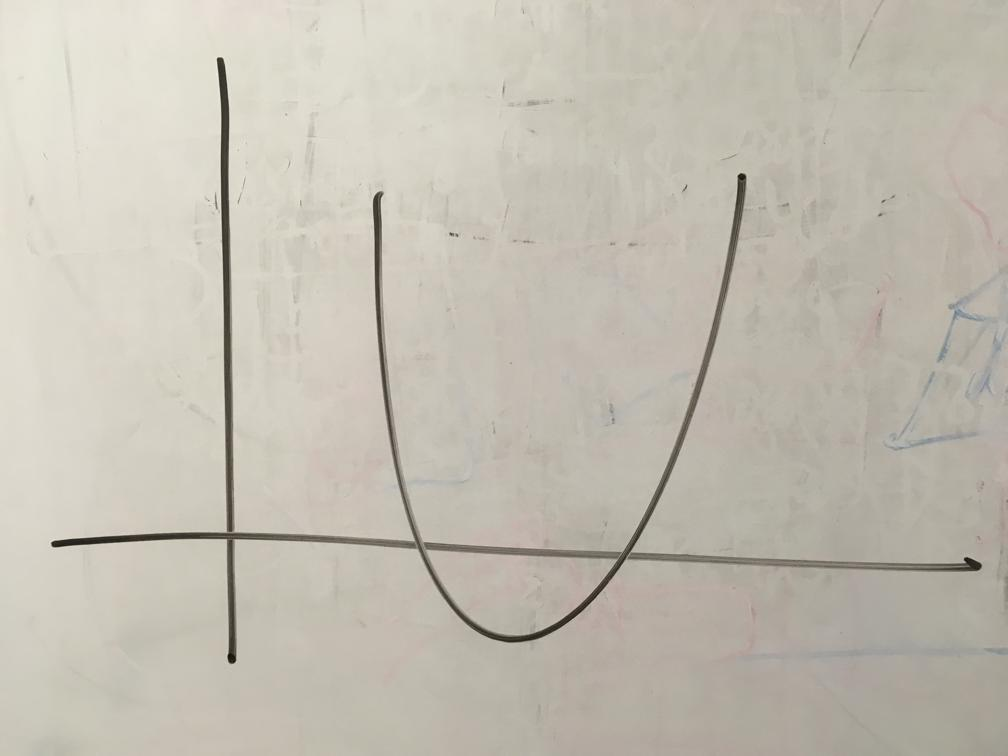
#> input picture Trab2_Vision/exemplo1.jpg, 1008 x 756 px
$ python polygon.py
#> lines starting #> are read from the running program, lines starting #| are printed output that depends on the picture; after the words box and inside, x2 and y2 are one past the last pixel; in counts of white or black regions, pixels touching at a corner belong together
# Python code to detect an arrow (seven-sided shape) from an image.
import numpy as np
import cv2


line = []

def mouse_drawing(event, x, y, flags, params):
    if event == cv2.EVENT_LBUTTONDOWN:
        print("Left click")
        print(line)

# Draw a diagonal blue line with thickness of 5 px

# Reading image
img2 = cv2.imread('exemplo1.jpg', cv2.IMREAD_COLOR)
#> img2 is the input picture: shape (756, 1008, 3); mean B, G, R 178.3, 189.9, 194.9

# Reading same image in another variable and
# converting to gray scale.
img = cv2.imread('exemplo1.jpg', cv2.IMREAD_GRAYSCALE)
#> img: shape (756, 1008); min 11, max 237, mean 190.1

# Converting image to a binary image
# (black and white only image).
_, threshold = cv2.threshold(img, 110, 255, cv2.THRESH_BINARY)
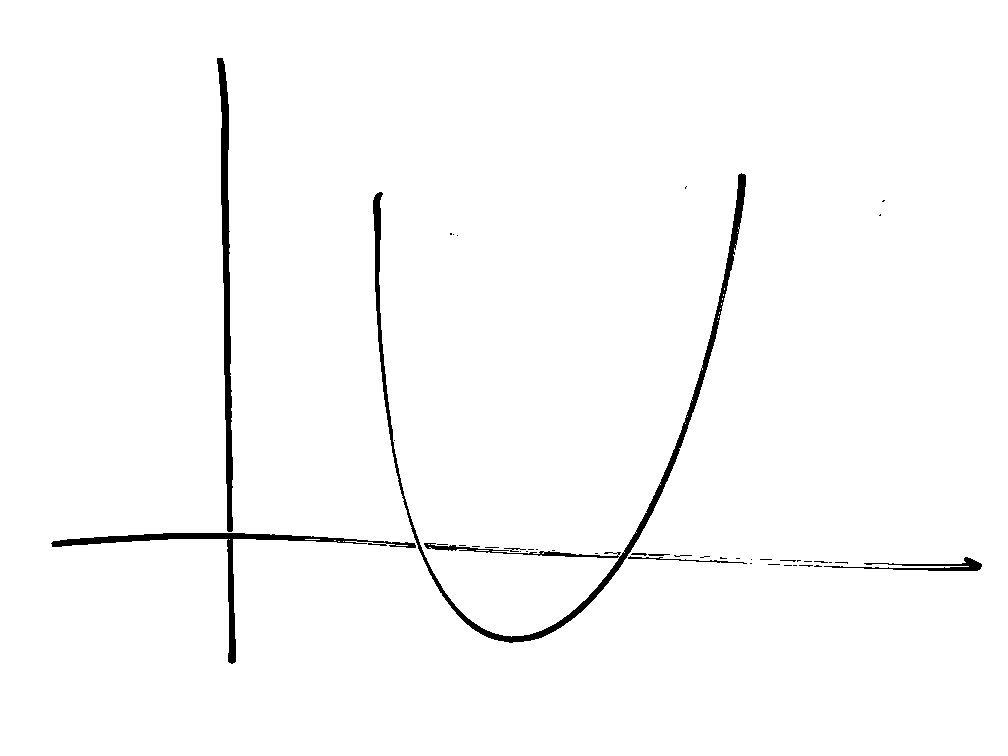
#> threshold: shape (756, 1008); 98.3% white; 43 black regions (35 under 20 px)

# Detecting shapes in image by selecting region
# with same colors or intensity.
contours, _ = cv2.findContours(threshold, cv2.RETR_TREE, cv2.CHAIN_APPROX_SIMPLE)
#> contours = 73 contours, 51 with area under 20; largest, box (x1, y1, x2, y2) and area: (0, 0, 1008, 756) 760285, (372, 172, 747, 644) 6334, (216, 57, 234, 533) 3598, (50, 532, 417, 665) 3203, (823, 556, 983, 572) 910

for contour in contours:
	area = cv2.contourArea(contour)
	# print(area)

	# Shortlisting the regions based on there area.
	if area > 400:
		approx = cv2.approxPolyDP(contour, 0.009 * cv2.arcLength(contour, True), True)
		print(approx)

		if (len(approx)== 100):

			cv2.drawContours(img2, [approx], 0, (0, 0, 255), 2)
#> this loop made 73 passes
#> (area, approx) on passes 1, 42, 73: (760285, [[0, 0], [0, 755], [1007, 755], [1007, 0]]), (814, [[423, 543], [619, 556], [448, 551]]), (3598, [[217, 57], [229, 104], [231, 532]])
#> area on passes 3, 6, 8, 10, 13, 14: 30, 24, 27.5, 31, 34, 24
#> (printed output is left out)


# Searching through every region selected to
# find the required polygon.
# for cnt in contours :
# 	area = cv2.contourArea(cnt)
#
# 	# Shortlisting the regions based on there area.
# 	if area > 400:
# 		approx = cv2.approxPolyDP(cnt, 0.009 * cv2.arcLength(cnt, True), True)
#
# 		# Checking if the no. of sides of the selected region is 7.
# 		if(len(approx) == 100):
# 			cv2.drawContours(img2, [approx], 0, (0, 0, 255), 5)

# Showing the image along with outlined arrow.
cv2.imshow('img2', img2)
cv2.imshow('img', img)
cv2.imshow('th', threshold)

# Exiting the window if 'q' is pressed on the keyboard.
if cv2.waitKey(0) & 0xFF == ord('q'):
#> (key q is pressed here)
    cv2.destroyAllWindows()

$ run again, with Trab2_Vision/exemplo2.jpg copied over Trab2_Vision/exemplo1.jpg
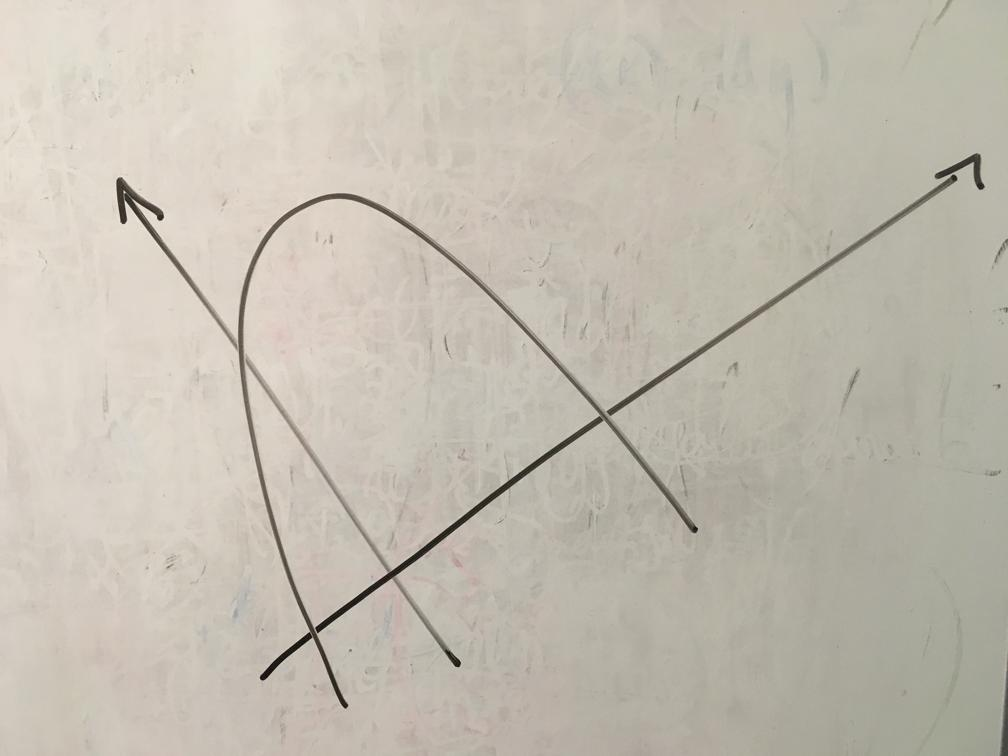
#> input picture Trab2_Vision/exemplo2.jpg, 1008 x 756 px
#> img2 is the input picture: shape (756, 1008, 3); mean B, G, R 177.4, 189.4, 195.6
#> `_, threshold = cv2.threshold(img, 110, 255, cv2.THRESH_BINARY)`:
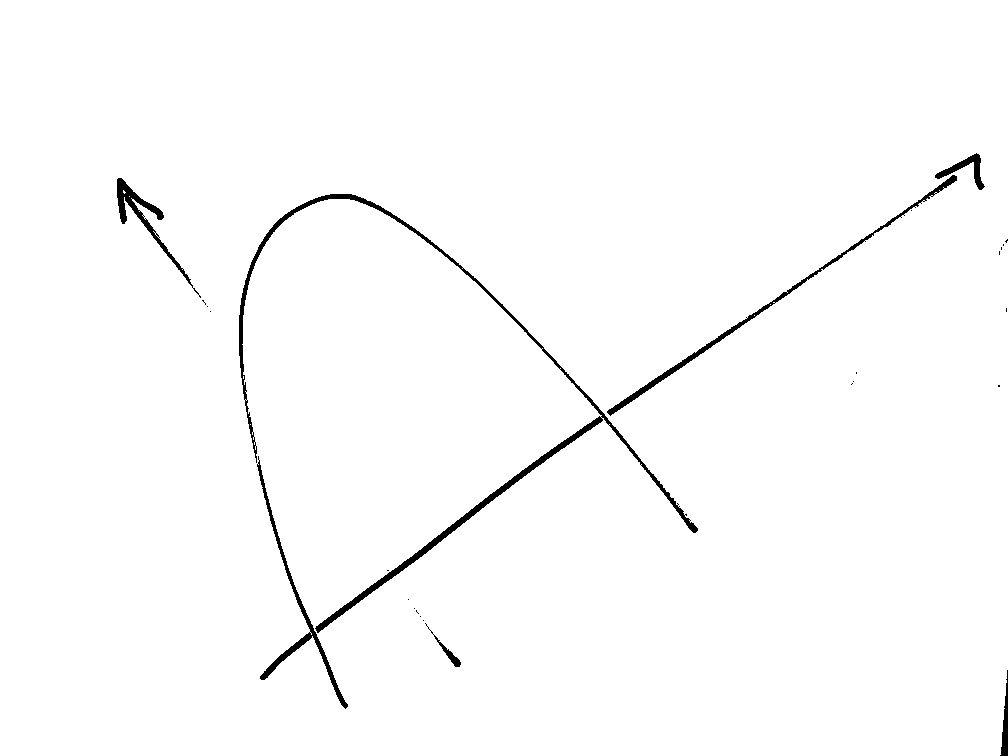
#> threshold: shape (756, 1008); 98.6% white; 26 black regions (19 under 20 px)
#> contours = 68 contours, 59 with area under 20; largest, box (x1, y1, x2, y2) and area: (0, 0, 1008, 756) 759942, (238, 193, 699, 534) 3418, (314, 415, 604, 634) 2423, (606, 174, 958, 417) 2122, (256, 459, 349, 710) 1716
#> the loop `for contour in contours:` made 68 passes
#> (area, approx) on passes 1, 26, 65: (759942, [[0, 0], [0, 755], [1000, 754], [1007, 0]]), (2423, [[603, 419], [316, 632], [522, 469]]), (2122, [[957, 176], [606, 412]])
#> (printed output is left out)

$ run again, with Trab2_Vision/exemplo3.jpg copied over Trab2_Vision/exemplo1.jpg
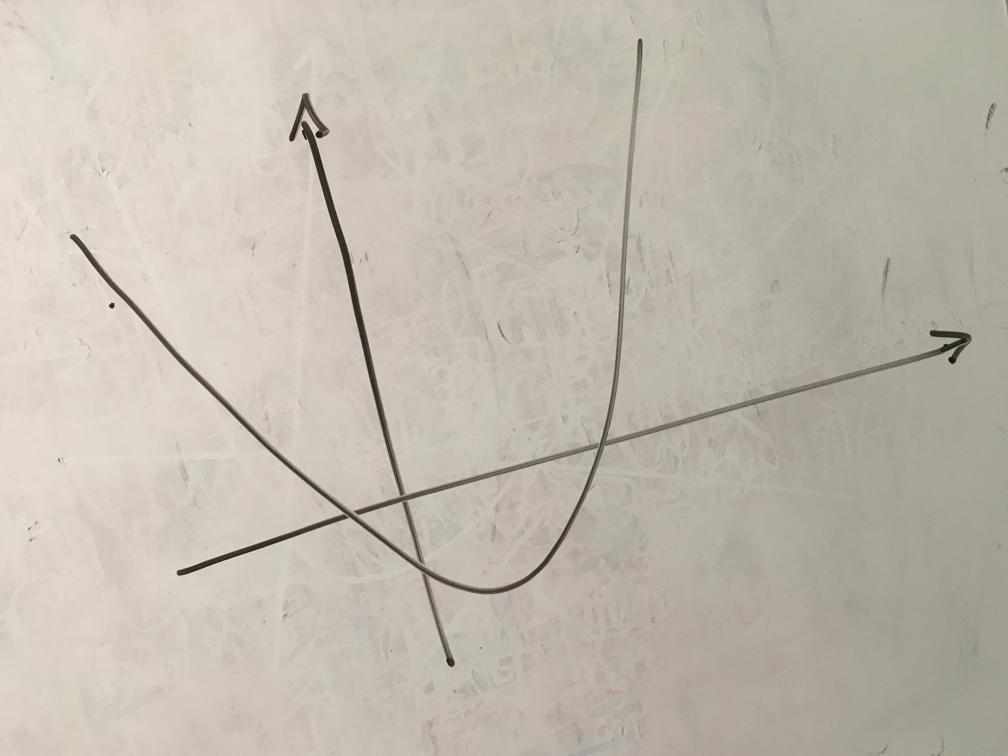
#> input picture Trab2_Vision/exemplo3.jpg, 1008 x 756 px
#> img2 is the input picture: shape (756, 1008, 3); mean B, G, R 174.2, 186.1, 193
#> `_, threshold = cv2.threshold(img, 110, 255, cv2.THRESH_BINARY)`:
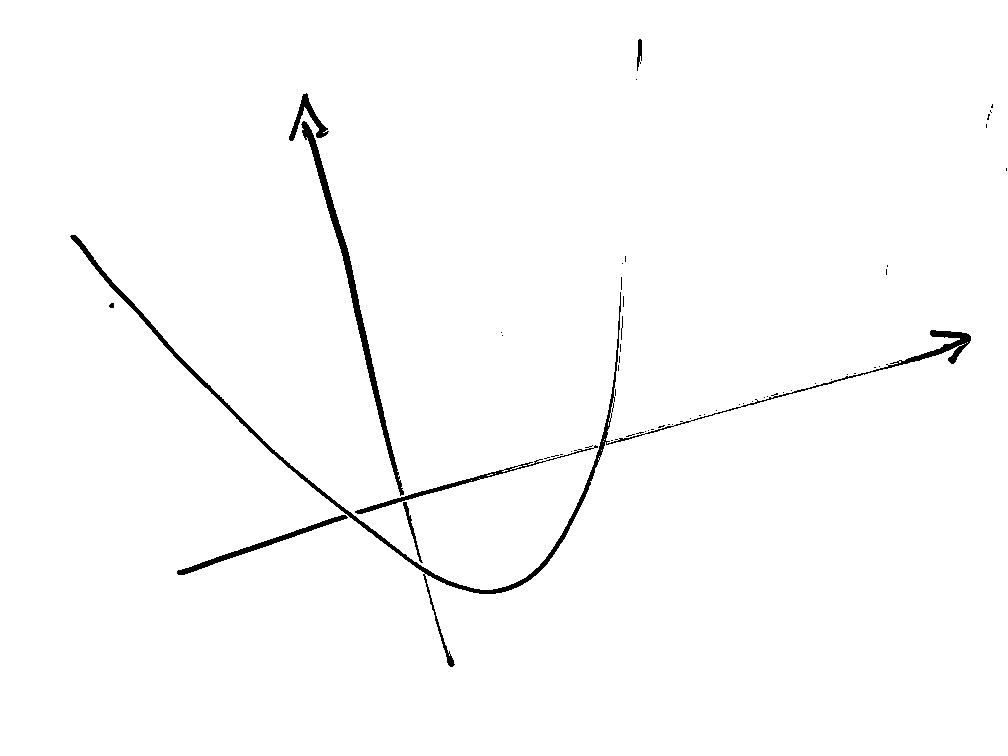
#> threshold: shape (756, 1008); 98.6% white; 56 black regions (47 under 20 px)
#> contours = 97 contours, 77 with area under 20; largest, box (x1, y1, x2, y2) and area: (0, 0, 1008, 756) 760285, (69, 234, 646, 595) 4452, (300, 120, 405, 497) 2778, (740, 329, 972, 408) 1369, (176, 514, 349, 576) 1098
#> the loop `for contour in contours:` made 97 passes
#> (area, approx) on passes 1, 3, 5, 89: (760285, [[0, 0], [0, 755], [1007, 755], [1007, 0]]), (1098, [[348, 517], [184, 575], [176, 573], [334, 516]]), (971.5, [[546, 461], [354, 512], [536, 459]]), (2778, [[303, 120], [348, 248], [400, 496]])
#> (printed output is left out)
